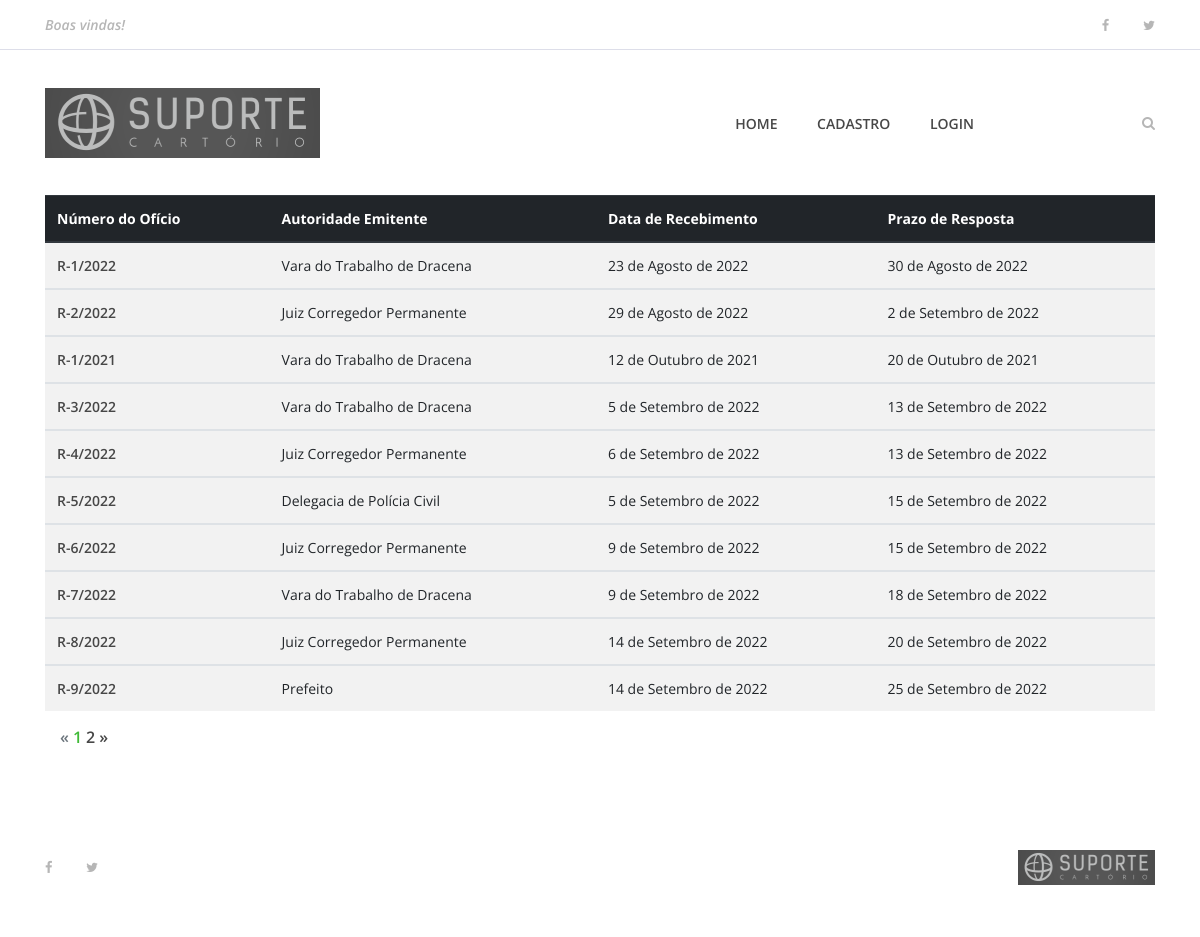
Page /buscar on the earlier database version.
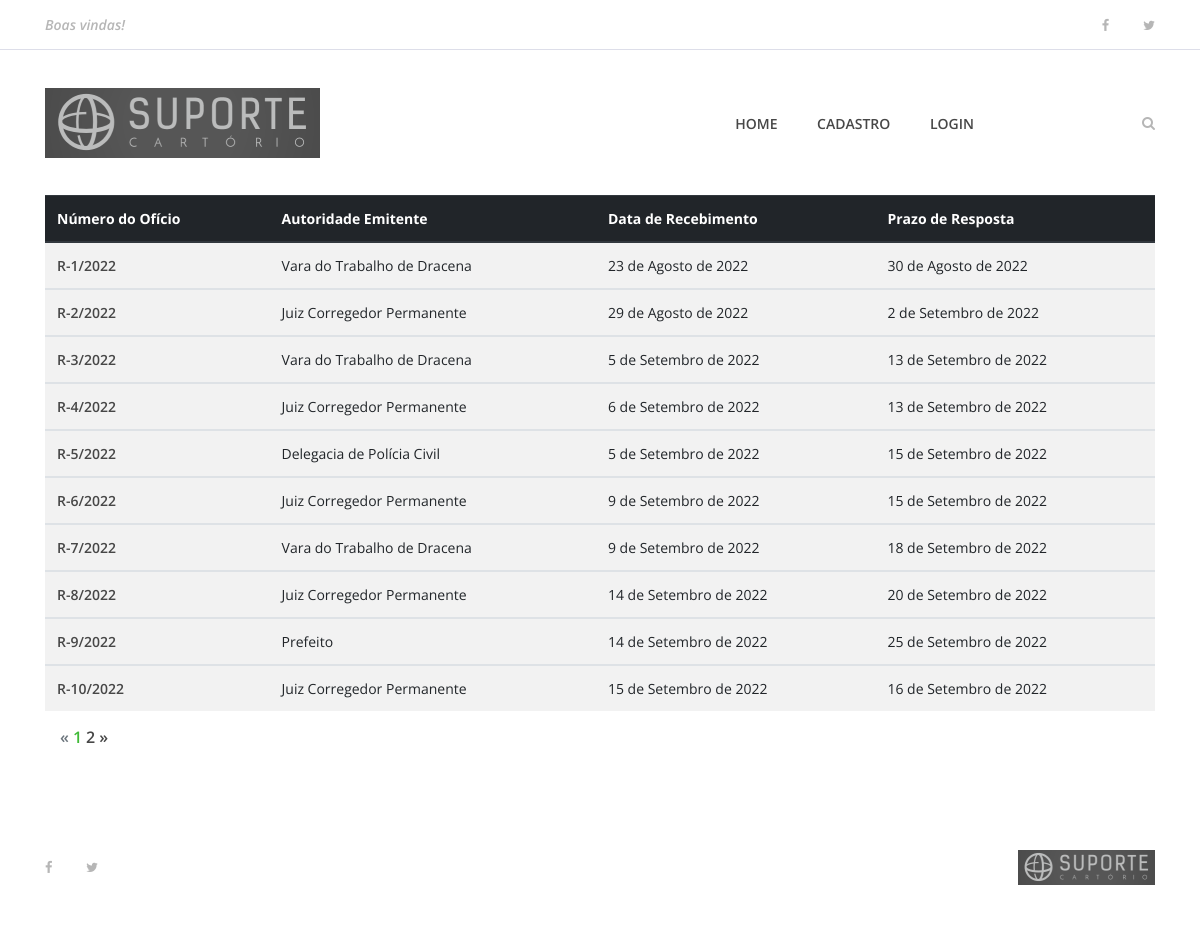
Same page on the later database version.
### apps/oficios/models/ReceivedOL.py (models this page shows, shortened)
class ReceivedOL(models.Model):
    received_in = models.DateField(verbose_name='Recebido em')
    ol_date = models.DateField(verbose_name='Data do Ofício')
    ol_origin_id = models.CharField(max_length=50, null=True, blank=True, verbose_name='Número ou Identificação do Ofício')
    authority = models.ForeignKey(Authority, null=True, blank=True, related_name='authority', on_delete=models.SET_NULL, verbose_name='Autoridade Emitente')
    lawsuit_number = models.CharField(null=True, blank=True, max_length=100, verbose_name='Processo nº:')
    lawsuit_author = models.CharField(null=True, blank=True, max_length=200, verbose_name='Autor')
    author_type = models.IntegerField(choices=PERSON_TYPE_CHOICE, default=1, verbose_name='Tipo de Pessoa')
    author_doc_number = models.CharField(null=True, blank=True, max_length=14, verbose_name='CPF ou CNPJ')
    lawsuit_accused = models.CharField(null=True, blank=True, max_length=200, verbose_name='Réu')
    accused_type = models.IntegerField(choices=PERSON_TYPE_CHOICE, default=1, verbose_name='Tipo de Pessoa')
    accused_doc_number = models.CharField(null=True, blank=True, max_length=14, verbose_name='CPF ou CNPJ')
    deadline = models.DateField(verbose_name='Prazo para Resposta')
    received_ol_number = models.CharField(null=True, blank=True, max_length=50, verbose_name='Número do Ofício Recebido')
    answer_ol = models.CharField(null=True, blank=True, max_length=50, verbose_name='Número do Ofício Resposta')
    status = models.BooleanField(default=True)
    created_at = models.DateTimeField(auto_now_add=True)
    updated_at = models.DateTimeField(auto_now=True)
    class Meta:
        verbose_name = 'Ofício Recebido'
        verbose_name_plural = 'Ofícios Recebidos'

### apps/oficios/models/Authority.py (models this page shows, shortened)
class Authority(models.Model):
    name = models.CharField(null=False, max_length=200)
    institution = models.CharField(max_length=200)
    state = models.ForeignKey(State, null=True, related_name='state', on_delete=models.SET_NULL)
    city = models.CharField(null=True, blank=True, max_length=200)
    address = models.CharField(null=True, blank=True, max_length=200)
    number = models.CharField(null=True, blank=True, max_length=10)
    complement = models.CharField(null=True, blank=True, max_length=200)
    cep = models.CharField(null=True, blank=True, max_length=8)
    email = models.EmailField(null=True, blank=True, max_length=100)
    phone = models.CharField(null=True, blank=True, max_length=50)
    status = models.BooleanField(default=True)
    created_at = models.DateTimeField(auto_now_add=True)
    updated_at = models.DateTimeField(auto_now=True)
    class Meta:
        verbose_name = 'Autoridade'
        verbose_name_plural = 'Autoridades'

### apps/oficios/views.py (the view)
# urls.py: path('buscar', views.buscar, name='buscar'),
def buscar(request):
    oficios_buscados = ReceivedOL.objects.all()
    paginator = Paginator(oficios_buscados, 10)
    page = request.GET.get('page')
    oficios_por_pagina = paginator.get_page(page)
    if 'buscar' in request.GET:
        termo_a_buscar = request.GET['buscar']
        oficios_buscados = oficios_buscados.filter(ol_origin_id__icontains=termo_a_buscar)
    dados = {
        "oficios": oficios_por_pagina
    }
    return render(request, 'oficios/buscar.html', dados)

### templates/oficios/buscar.html
{% extends 'base.html' %}
{% load static %}
{% block content %}
    <section class="best-receipe-area">
        <div class="container">
            <div>
                {% if oficios %}
                <table class="table table-striped">
                    <thead class="thead-dark">
                        <th scope="col">Número do Ofício</th>
                        <th scope="col">Autoridade Emitente</th>
                        <th scope="col">Data de Recebimento</th>
                        <th scope="col">Prazo de Resposta</th>
                    </thead>
                    {% for oficio in oficios %}
                    <tbody>
                        <tr>
                            <td scope="row"><a href="{% url 'oficio' oficio.id %}">{{oficio.received_ol_number}}</a></td>
                            <td>{{oficio.authority}}</td>
                            <td>{{oficio.received_in}}</td>
                            <td>{{oficio.deadline}}</td>
                        </tr>
                    </tbody>
                    {% endfor %}
                </table>
                {% else %}
                    <div class="col-12 col-sm-6 col-lg-4">
                        <h1>Nenhum resultado encontrado</h1>
                    </div>
                {% endif %}
                <section class="top-catagory-area section-padding-20-0">
                    <div class="container">
                        {% if oficios.has_other_pages %}
                        <ul class="pagination">
                            {% if oficios.has_previous %}
                            <li class="page-item">
                                <a href="?page={{oficios.previous_page_number}}" class="page-link">&laquo;</a>
                            </li>
                            {% else %}
                            <li class="page-item disabled">
                                <a class="page-link">&laquo;</a>
                            </li>
                            {% endif %}
                            {% for pagina in oficios.paginator.page_range %}
                            {% if oficios.number == pagina %}
                            <li class="page-item active">
                                <a class="page-link">{{pagina}}</a>
                            </li>
                            {% else %}
                            <li class="page-item">
                                <a href="?page={{pagina}}" class="page-link">{{pagina}}</a>
                            </li>
                            {% endif %}
                            {% endfor %}
                            {% if oficios.has_next %}
                            <li class="page-item">
                                <a href="?page={{oficios.next_page_number}}" class="page-link">&raquo;</a>
                            </li>
                            {% else %}
                            <li class="page-item disabled">
                                <a class="page-link">&raquo;</a>
                            </li>
                            {% endif %}
                        </ul>
                        {% endif %}
                    </div>
                </section>
            </div>
        </div>
    </section>
 {% endblock %}

### templates/base.html (shortened to what this page needs)
{% load static %}
<!DOCTYPE html>
<html lang="en">
<head>
    <link rel="stylesheet" href="{% static 'site.css' %}">
</head>
<body>
    {% include 'partials/_menu.html' %}
    {% block content %} {% endblock %}
    {% include 'partials/_footer.html' %}
</body>
</html>

### templates/partials/_busca.html (shortened to what this page needs)
{% load static %}

### templates/partials/_menu.html (shortened to what this page needs)
 {% load static %}
    <header class="header-area">
        <div class="top-header-area">
            <div class="container h-100">
                <div class="row h-100 align-items-center justify-content-between">
                    <div class="col-12 col-sm-6">
                        <div class="breaking-news">
                            <div id="breakingNewsTicker" class="ticker">
                                <ul>
                                    <li><a href="">Boas vindas!</a></li>
                                </ul>
                            </div>
                        </div>
                    </div>
                    <div class="col-12 col-sm-6">
                        <div class="top-social-info text-right">
                            <a href=""><i class="fa fa-facebook" aria-hidden="true"></i></a>
                            <a href=""><i class="fa fa-twitter" aria-hidden="true"></i></a>
                        </div>
                    </div>
                </div>
            </div>
        </div>
        <div class="delicious-main-menu">
            <div class="classy-nav-container breakpoint-off">
                <div class="container">
                    <nav class="classy-navbar justify-content-between" id="deliciousNav">
                        <a class="nav-brand" href="{% url 'index' %}"><img src="{% static 'img/core-img/suporte_logo_small2.png' %}" alt=""></a>
                        <div class="classy-menu">
                            <div class="classynav">
                                <ul>
                                    {% if user.is_authenticated %}
                                        <li><a href="{% url 'index' %}">Home</a></li>
                                        <li><a href="{% url 'dashboard' %}">Painel de Controle</a></li>
                                        <li><a href="{% url 'logout' %}">Logout</a></li>
                                    {% else %}
                                        <li><a href="{% url 'index' %}">Home</a></li>
                                        <li><a href="{% url 'cadastro' %}">Cadastro</a></li>
                                        <li><a href="{% url 'login' %}">Login</a></li>
                                    {% endif %}
                                </ul>
                                <div class="search-btn">
                                    <i class="fa fa-search" aria-hidden="true"></i>
                                </div>
                            </div>
                        </div>
                    </nav>
                </div>
            </div>
        </div>
    </header>

### templates/partials/_footer.html
 {% load static %}
    <footer class="footer-area">
        <div class="container h-100">
            <div class="row h-100">
                <div class="col-12 h-100 d-flex flex-wrap align-items-center justify-content-between">
                    <div class="footer-social-info text-right">
                        <a href="#"><i class="fa fa-facebook" aria-hidden="true"></i></a>
                        <a href="#"><i class="fa fa-twitter" aria-hidden="true"></i></a>
                    </div>
                    <div class="footer-logo">
                        <a href="{% url 'index' %}"><img src="{% static 'img/core-img/suporte_logo_small3.png' %}" alt=""></a>
                    </div>
                </div>
            </div>
        </div>
    </footer>

### web_oficios_e_procuracoes/static/site.css (style rules this page uses)
* { margin: 0; padding: 0; }
body { font-family: "Open Sans", sans-serif; font-size: 14px; }
a, a:hover, a:focus { -webkit-transition-duration: 500ms; transition-duration: 500ms; text-decoration: none; outline: 0 solid transparent; color: #000000; font-weight: 600; font-size: 14px; color: #474747; }
ul, ol { margin: 0; }
ul li, ol li { list-style: none; }
img { height: auto; max-width: 100%; }
.header-area { position: relative; z-index: 100; width: 100%; }
.header-area .top-header-area { width: 100%; height: 50px; background-color: #ffffff; border-bottom: 1px solid #dddee9; }
.header-area .top-header-area .breaking-news { position: relative; z-index: 1; }
.header-area .top-header-area .breaking-news .ticker { width: 100%; text-align: left; position: relative; overflow: hidden; }
.header-area .top-header-area .breaking-news .ticker ul { width: 100%; position: relative; z-index: 1; }
.header-area .top-header-area .breaking-news .ticker ul li { display: none; width: 100%; }
.header-area .top-header-area .breaking-news .ticker ul li a { font-size: 14px; color: #b6b6b6; font-style: italic; }
.header-area .top-header-area .top-social-info a { display: inline-block; color: #b6b6b6; font-size: 13px; margin-right: 30px; }
.header-area .top-header-area .top-social-info a:last-child { margin-right: 0; }
.header-area .delicious-main-menu { position: relative; width: 100%; z-index: 100; height: 145px; }
.header-area .delicious-main-menu .classy-nav-container { background-color: transparent; }
.header-area .delicious-main-menu .classy-navbar { height: 145px; padding: 0; }
.header-area .delicious-main-menu .classy-navbar .classynav ul li a { font-weight: 600; }
.header-area .delicious-main-menu .classy-navbar .classynav > ul > li > a { text-transform: uppercase; padding: 12px 18px 11px; background-color: transparent; border-bottom: 3px solid transparent; line-height: 1; color: #474747; font-weight: 600; }
.header-area .delicious-main-menu .classynav .search-btn { color: #b6b6b6; margin-left: 150px; cursor: pointer; -webkit-transition-duration: 500ms; transition-duration: 500ms; }
.header-area .delicious-main-menu .classynav .search-btn i { -webkit-transition-duration: 500ms; transition-duration: 500ms; }
.best-receipe-area { position: relative; z-index: 1; padding-bottom: 50px; }
.pagination { position: relative; z-index: 1; }
.pagination .page-link { padding: 0; font-size: 16px; margin-right: 5px; border: none; color: #474747; }
.pagination .page-item.active .page-link { background-color: transparent; color: #40ba37; }
.footer-area { position: relative; z-index: 1; width: 100%; height: 140px; background-color: #ffffff; }
.footer-area .footer-social-info { padding-right: 15px; }
.footer-area .footer-social-info a { display: inline-block; color: #b6b6b6; font-size: 13px; margin-right: 30px; }
.footer-area .footer-social-info a:last-child { margin-right: 0; }

Differences in the rows shown:
removed ReceivedOL: received_ol_number "R-1/2021", authority "Vara do Trabalho de Dracena", received_in "12 de Outubro de 2021", deadline "20 de Outubro de 2021"
now on this page (row edited): ReceivedOL: received_ol_number "R-10/2022", authority "Juiz Corregedor Permanente", received_in "15 de Setembro de 2022", deadline "16 de Setembro de 2022"
